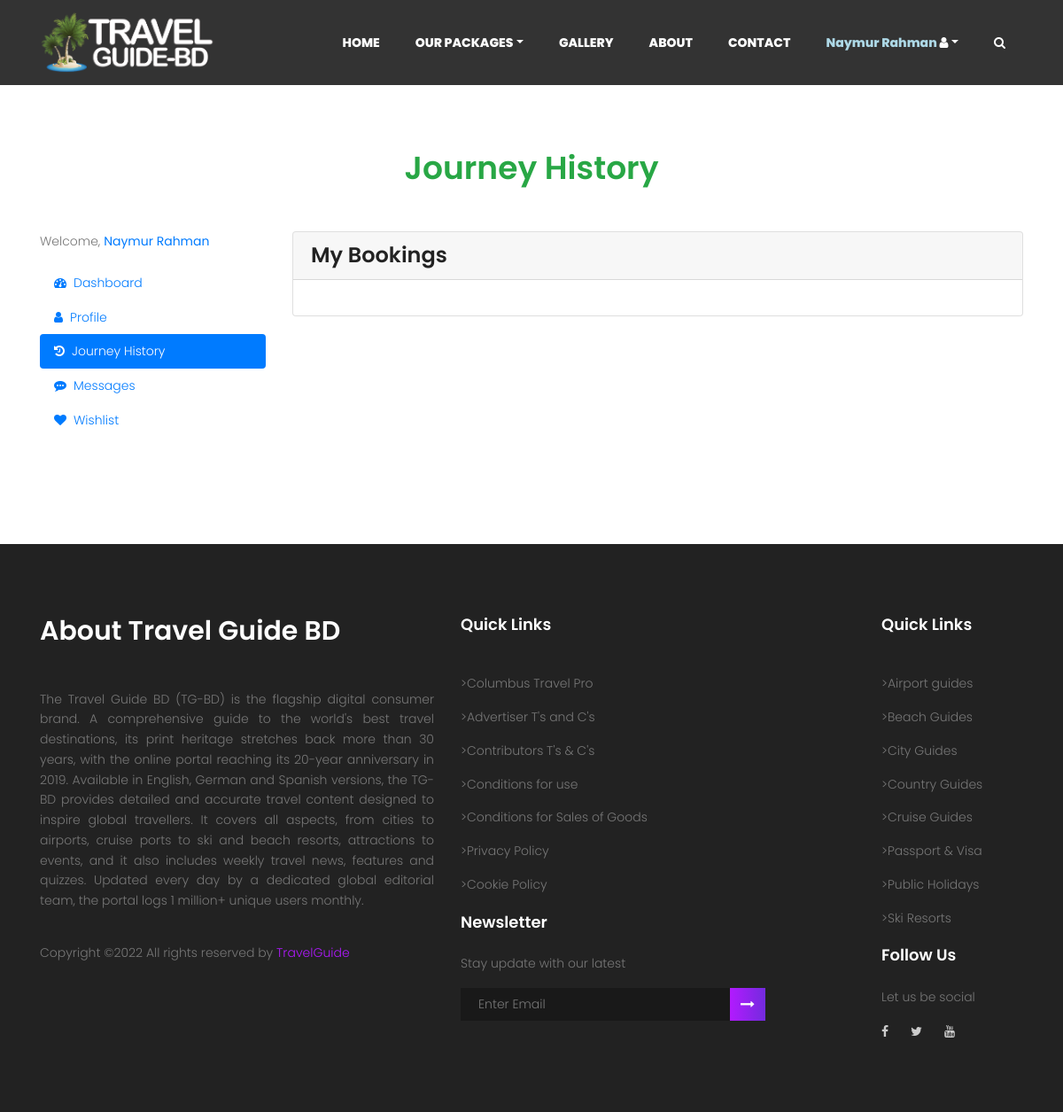
Before: /journey.php (signed in) with the older database file.
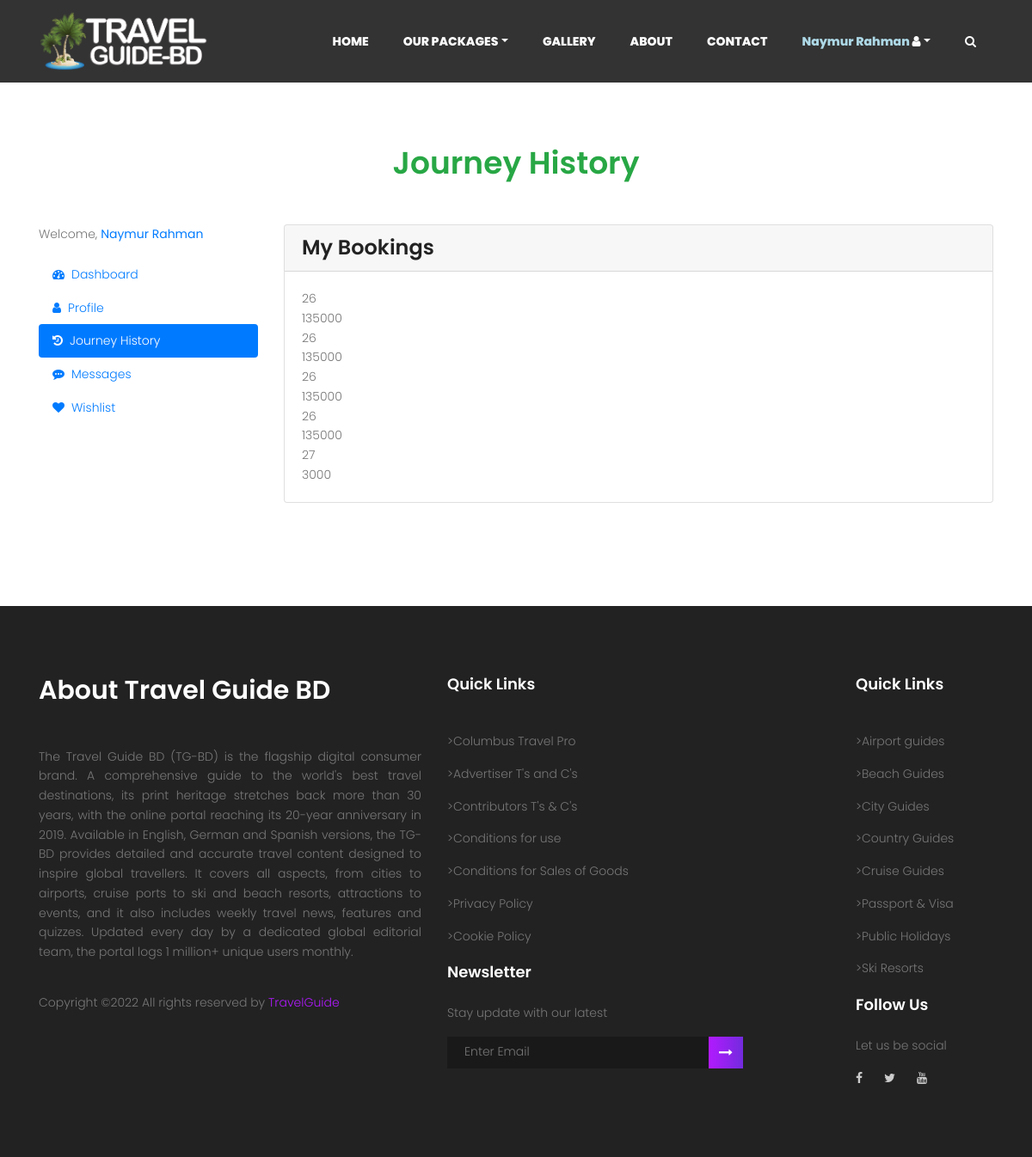
After: the same page with the newer database file.
### tables this page shows
CREATE TABLE `bookings` (
  `b_id` smallint(5) UNSIGNED NOT NULL,
  `user_id` smallint(5) UNSIGNED NOT NULL,
  `package_id` tinyint(3) UNSIGNED NOT NULL,
  `package_price` mediumint(7) UNSIGNED NOT NULL,
  `booking_time` datetime NOT NULL DEFAULT current_timestamp(),
  `journey_date` date NOT NULL,
  `booking_status` varchar(10) NOT NULL DEFAULT 'Pending',
  `extra_info` varchar(100) NOT NULL,
  `total_person` tinyint(2) NOT NULL,
  `payment_id` smallint(5) UNSIGNED NOT NULL
);

### journey.php (the view, shortened to what this page needs)
<!DOCTYPE html>
<html lang="en-us">
<head>
  <link rel="stylesheet" href="https://maxcdn.bootstrapcdn.com/font-awesome/4.7.0/css/font-awesome.min.css">
  <link rel="stylesheet" href="css/linearicons.css">
  <link rel="stylesheet" href="css/font-awesome.min.css">
  <link rel="stylesheet" href="css/bootstrap.css">
  <link rel="stylesheet" href="css/magnific-popup.css">
  <link rel="stylesheet" href="css/animate.min.css">
  <link rel="stylesheet" href="css/owl.carousel.css">
  <link rel="stylesheet" href="css/main.css">
  <link rel="stylesheet" href="css/styles.css">
</head>
<body>
  <section class="banner-area">
    <header class="default-header">
      <?php include("includes/navbar.php") ?>
    </header>
  </section>
  <section class="section-gap">
    <div class="container">
      <h1 class="text-center text-success mb-40" style="padding-bottom: 10px;">Journey History</h1>
      <div class="row">
        <div class="col-lg-3 col-sm-12">
          <?php include "includes/user_navbar.php" ?>
        </div>
        <div class="col-lg-9 col-sm-12">
          <div class="card">
            <div class="card-header">
              <h3>My Bookings</h3>
            </div>
            <div class="card-body">
              <?php
                $user_id = $_SESSION['user_id'];
                $sql = "SELECT * FROM bookings WHERE user_id='$user_id'";
                $result = $dbcon->query($sql);
                while($row = $result->fetch_assoc()){
                  echo $row['package_id']."<br>";
                  echo $row['package_price']."<br>";
                }
              ?>
            </div>
          </div>
        </div>
      </div>
    </div>
  </section>
  <?php include("includes/footer.php") ?>
</body>
</html>

### includes/navbar.php (shortened to what this page needs)
<nav class="navbar navbar-expand-lg  navbar-light">
	<div class="container">
		<a class="navbar-brand" href="index.php">
			<img src="img/logo.png" alt="" height="70px">
		</a>
		<div class="collapse navbar-collapse justify-content-end align-items-center" id="navbarSupportedContent">
			<ul class="navbar-nav">
				<li><a href="javascript:void(0)" onclick="location.href='index.php'">Home</a></li>
				<li class="dropdown">
					<a class="dropdown-toggle" href="javascript:void(0)" id="navbardrop" data-toggle="dropdown">Our Packages</a>
				</li>
				<li><a href="javascript:void(0)" onclick="location.href='gallery.php'">Gallery</a></li>
				<li><a href="javascript:void(0)" onclick="location.href='about.php'">About</a></li>
				<li><a href="javascript:void(0)" onclick="location.href='contact.php'">Contact</a></li>
				<li class="dropdown">
					<a class="dropdown-toggle" href="javascript:void(0)" id="usernavbardrop" data-toggle="dropdown"><?= isset($_SESSION['name'])? "<span style='text-transform: capitalize; color: lightblue;'>{$_SESSION['name']}</span>" : "" ?>  <i class="fa fa-user"></i></a>
				</li>
				<li class="searchBox">
					<a href="#" onclick="showSearchBox()" class="search_btn"><i class="fa fas fa-search"></i></a>
				</li>
			</ul>
		</div>
	</div>
</nav>

### includes/user_navbar.php
<p>Welcome, <strong class="text-primary"><?= $_SESSION['name'] ?></strong></p>
<ul class="nav nav-pills flex-column">
  <li class="nav-item">
    <a class="nav-link <?php if (stripos($_SERVER['REQUEST_URI'],'user_dashboard.php') !== false) {echo "active";} ?>" href="user_dashboard.php"><i class="fa fa-tachometer mr-2"></i>Dashboard</a>
  </li>
  <li class="nav-item">
    <a class="nav-link <?php if (stripos($_SERVER['REQUEST_URI'],'user_profile.php') !== false) {echo "active";} ?>" href="user_profile.php"><i class="fa fa-user mr-2"></i>Profile</a>
  </li>
  <li class="nav-item">
    <a class="nav-link <?php if (stripos($_SERVER['REQUEST_URI'],'journey.php') !== false) {echo "active";} ?>" href="journey.php"><i class="fa fa-history mr-2"></i>Journey History</a>
  </li>
  <li class="nav-item">
    <a class="nav-link <?php if (stripos($_SERVER['REQUEST_URI'],'messages.php') !== false) {echo "active";} ?>" href="messages.php"><i class="fa fa-commenting mr-2"></i>Messages</a>
  </li>
  <li class="nav-item">
    <a class="nav-link <?php if (stripos($_SERVER['REQUEST_URI'],'wishlist.php') !== false) {echo "active";} ?>" href="wishlist.php"><i class="fa fa-heart mr-2"></i>Wishlist</a>
  </li>
</ul>

### includes/footer.php (shortened to what this page needs)
<footer class="footer-area">
	<div class="container">
		<div class="row">
			<div class="col-lg-5 col-md-6 col-sm-6">
				<div class="single-footer-widget">
					<h2 class="mb-5">About Travel Guide BD</h2>
					<p>The Travel Guide BD (TG-BD) is the flagship digital consumer brand. A comprehensive guide to the world&apos;s best travel destinations, its print heritage stretches back more than 30 years, with the online portal reaching its 20-year anniversary in 2019. Available in English, German and Spanish versions, the TG-BD provides detailed and accurate travel content designed to inspire global travellers. It covers all aspects, from cities to airports, cruise ports to ski and beach resorts, attractions to events, and it also includes weekly travel news, features and quizzes. Updated every day by a dedicated global editorial team, the portal logs 1 million+ unique users monthly.</p>
					<p class="footer-text">Copyright &copy; All rights reserved by <a href="index.php">TravelGuide</a></p>
				</div>
			</div>
			<div class="col-lg-5  col-md-6 col-sm-6">
				<div class="single-footer-widget">
					<h6 class="mb-20">Quick Links</h6>
					<ul class="footer-menu mb-20">
						<li><a href="#">&gt;Columbus Travel Pro</a></li>
						<li><a href="#">&gt;Advertiser T's and C's</a></li>
						<li><a href="#">&gt;Contributors T's &amp; C's</a></li>
						<li><a href="#">&gt;Conditions for use</a></li>
						<li><a href="#">&gt;Conditions for Sales of Goods</a></li>
						<li><a href="#">&gt;Privacy Policy</a></li>
						<li><a href="#">&gt;Cookie Policy</a></li>
					</ul>
					<h6>Newsletter</h6>
					<p>Stay update with our latest</p>
					<div class="" id="mc_embed_signup">
						<form target="_blank" novalidate="true" method="get" class="form-inline">
							<div class="d-flex flex-row">
								<input class="form-control" name="EMAIL" placeholder="Enter Email" onfocus="this.placeholder = ''" onblur="this.placeholder = 'Enter Email '" required="" type="email">
								<button type="submit" name="submit" class="click-btn btn btn-default"><i class="fa fa-long-arrow-right" aria-hidden="true"></i></button>
							</div>
						</form>
					</div>
				</div>
			</div>
			<div class="col-lg-2 col-md-6 col-sm-6 social-widget">
				<div class="single-footer-widget">
					<h6 class="mb-20">Quick Links</h6>
					<ul class="footer-menu mb-20">
						<li><a href="#">&gt;Airport guides</a></li>
						<li><a href="#">&gt;Beach Guides</a></li>
						<li><a href="#">&gt;City Guides</a></li>
						<li><a href="#">&gt;Country Guides</a></li>
						<li><a href="#">&gt;Cruise Guides</a></li>
						<li><a href="#">&gt;Passport &amp; Visa</a></li>
						<li><a href="#">&gt;Public Holidays</a></li>
						<li><a href="#">&gt;Ski Resorts</a></li>
					</ul>
					<h6>Follow Us</h6>
					<p>Let us be social</p>
					<div class="footer-social d-flex align-items-center">
						<a href="#"><i class="fa fa-facebook"></i></a>
						<a href="#"><i class="fa fa-twitter"></i></a>
						<a href="#"><i class="fa fa-youtube"></i></a>
					</div>
				</div>
			</div>
		</div>
	</div>
</footer>

### css/main.css (style rules this page uses)
body { color: #777777; font-family: "Poppins", sans-serif; font-size: 14px; font-weight: 300; line-height: 1.625em; position: relative; }
ol, ul { margin: 0; padding: 0; list-style: none; }
a { -webkit-transition: all 0.3s ease 0s; -moz-transition: all 0.3s ease 0s; -o-transition: all 0.3s ease 0s; transition: all 0.3s ease 0s; }
a, a:focus, a:hover { text-decoration: none; outline: 0; }
.btn i, .btn-large i, .btn-floating i, .btn-large i, .btn-flat i { font-size: 1em; line-height: inherit; }
h1, h2, h3, h4, h5, h6 { font-family: "Poppins", sans-serif; color: #222222; line-height: 1.2em !important; margin-bottom: 0; margin-top: 0; font-weight: 600; }
h1, .h1 { font-size: 36px; }
h2, .h2 { font-size: 30px; }
h3, .h3 { font-size: 24px; }
h6, .h6 { font-size: 14px; color: #222222; }
.mb-5 { margin-bottom: 5px; }
.mb-20 { margin-bottom: 20px; }
.mb-40 { margin-bottom: 40px; }
.text-center { text-align: center; }
.flex-column { -webkit-box-direction: normal; -webkit-box-orient: vertical; -webkit-flex-direction: column; -moz-flex-direction: column; -ms-flex-direction: column; flex-direction: column; }
h1 { font-size: 36px; }
h2 { font-size: 30px; }
h3 { font-size: 24px; }
h6 { font-size: 14px; }
h1, h2, h3, h4, h5, h6 { line-height: 1.5em; }
.default-header { position: absolute; top: 0; left: 0; width: 100%; z-index: 99; }
.navbar-nav a { text-transform: uppercase; font-weight: 800; color: #fff; padding: 42px 20px; }
.section-gap { padding: 120px 0; }
.p1-gradient-bg, .primary-btn, .primary-btn2:hover, .single-feature:hover, .video-area .overlay-bg, .single-footer-widget .click-btn, .generic-banner { background-image: -moz-linear-gradient(0deg, #b21aff 0%, #732bde 100%); background-image: -webkit-linear-gradient(0deg, #b21aff 0%, #732bde 100%); background-image: -ms-linear-gradient(0deg, #b21aff 0%, #732bde 100%); }
.default-header { background-color: transparent; width: 100% !important; }
.footer-area { padding: 80px 0; background-color: #222222; }
h6 { color: #fff; margin-bottom: 25px; font-size: 18px; font-weight: 600; }
.footer-social a { padding-right: 25px; -webkit-transition: all 0.3s ease 0s; -moz-transition: all 0.3s ease 0s; -o-transition: all 0.3s ease 0s; transition: all 0.3s ease 0s; }
.footer-social i { color: #cccccc; -webkit-transition: all 0.3s ease 0s; -moz-transition: all 0.3s ease 0s; -o-transition: all 0.3s ease 0s; transition: all 0.3s ease 0s; }
.single-footer-widget input { border: none; width: 80%; font-weight: 300; background: #191919; color: #777; padding-left: 20px; border-radius: 0; font-size: 14px; }
.single-footer-widget .click-btn { color: #fff; border-radius: 0; border-top-left-radius: 0px; border-bottom-left-radius: 0px; padding: 8px 12px; border: 0; }
.footer-text { padding-top: 20px; }
.footer-text a, .footer-text i { color: #b01afe; }

### css/styles.css (style rules this page uses)
body { overflow-x: hidden; }
.navbar-nav a { background: linear-gradient(to right, #ddd, red, #ddd) bottom/0% 2px no-repeat; transition: 0.3s all; }
.searchBox { position: relative; display: inline-block; }
.search_btn i { transition: transform .5s ease-in-out; }
.single-footer-widget h2 { color: #fff; }
.footer-area p { text-align: justify; }
.footer-menu { list-style: none; margin-top: 45px; }
.footer-menu li a { width: fit-content; display: block; text-decoration: none; color: #777777; background: linear-gradient(to right, #ddd, red, #ddd) bottom/0% 2px no-repeat; transition: 0.4s all; margin-top: 15px; }

### journey.php (style rules this page uses)
.navbar { background-color: rgba(0, 0, 0, 0.8); }

Changed rows visible on the page:
added bookings: package "26", package_price "135000"
added bookings: package "26", package_price "135000"
added bookings: package "26", package_price "135000"
added bookings: package "26", package_price "135000"
added bookings: package "27", package_price "3000"
